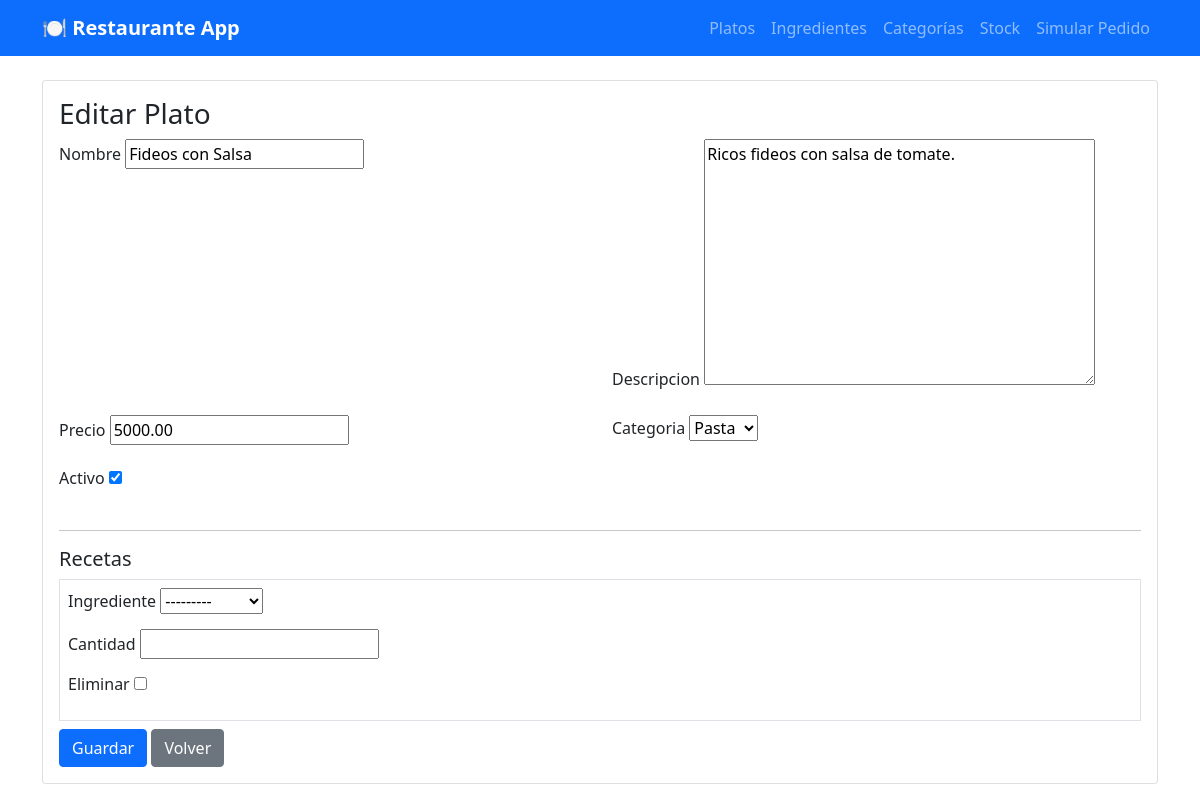
Screenshot of /plato/1/edit/ with the database file from the repository.
### mainApp/models.py (models this page shows, shortened)
class Plato(models.Model):
    nombre = models.CharField(max_length=100)
    descripcion = models.TextField()
    precio = models.DecimalField(max_digits=10, decimal_places=2)
    categoria = models.ForeignKey(CategoriaMenu, on_delete=models.CASCADE)
    activo = models.BooleanField(default=True)

### mainApp/views.py (the view)
def plato_update(request, pk):
    plato = get_object_or_404(Plato, pk=pk)
    RecetaFormSet = inlineformset_factory(Plato, Receta, form=RecetaInlineForm, extra=1, can_delete=True)
    if request.method == 'POST':
        form = PlatoForm(request.POST, instance=plato)
        formset = RecetaFormSet(request.POST, instance=plato)
        if form.is_valid() and formset.is_valid():
            form.save()
            formset.save()
            messages.success(request, 'Plato actualizado')
            return redirect('plato_list')
    else:
        form = PlatoForm(instance=plato)
        formset = RecetaFormSet(instance=plato)
    return render(request, 'mainApp/plato_form.html', {'form': form, 'formset': formset, 'title': 'Editar Plato'})

### mainApp/forms.py
class PlatoForm(forms.ModelForm):
    class Meta:
        model = Plato
        fields = ['nombre', 'descripcion', 'precio', 'categoria', 'activo']

### mainApp/models.py (called while the page is built)
    def __str__(self):
        return self.nombre

    def __str__(self):
        return f"{self.nombre} ({self.unidad_medida})"

### mainApp/templates/mainApp/plato_form.html (shortened to what this page needs)
{% extends 'base.html' %}
{% block content %}
<div class="card">
    <div class="card-body">
        <h3>{{ title }}</h3>
        <form method="post">
            <div class="row">
                {% for field in form %}
                    <div class="mb-3 col-md-6">
                        <label class="form-label">{{ field.label }}</label>
                        {{ field }}
                    </div>
                {% endfor %}
            </div>
            {% if formset %}
                <hr/>
                <h5>Recetas</h5>
                {% for f in formset %}
                    <div class="border p-2 mb-2">
                        {% for field in f.visible_fields %}
                            <div class="mb-2">
                                <label class="form-label">{{ field.label }}</label>
                                {{ field }}
                            </div>
                        {% endfor %}
                    </div>
                {% endfor %}
            {% endif %}
            <button class="btn btn-primary" type="submit">Guardar</button>
            <a class="btn btn-secondary" href="{% url 'plato_list' %}">Volver</a>
        </form>
    </div>
</div>
{% endblock %}

### base.html (style rules this page uses)
.card { margin-bottom: 20px; }

### rows the page displays
Plato: form "Fideos con Salsa" "Ricos fideos con salsa de tomate." "5000.00" "Pasta" "☑"

### other values shown
{{ title }} "Editar Plato"
{{ field.label }} "Nombre" "Descripcion" "Precio" "Categoria" "Activo"
{{ field.label }} "Ingrediente" "Cantidad" "Eliminar"
